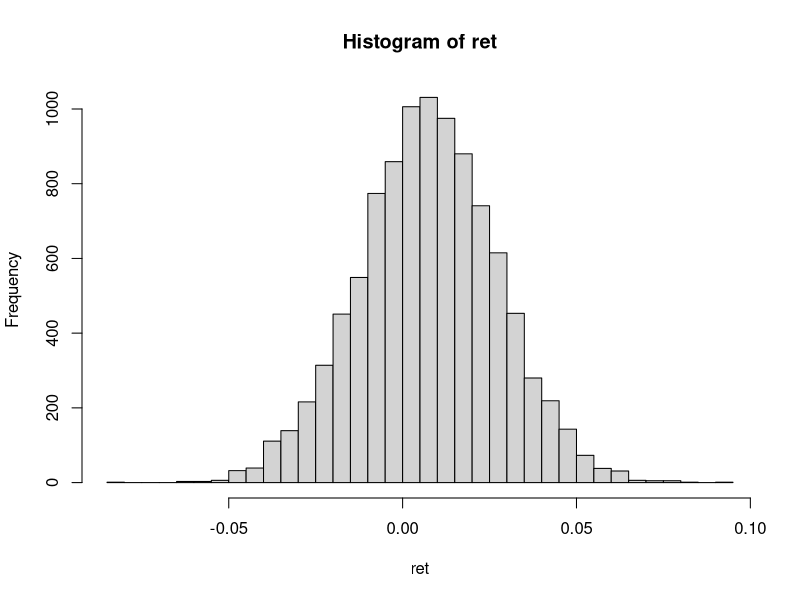

Source code (R):
## ---- chunk 1
M <- 10000
ret <- rnorm(M, mean=0.007, sd=0.02)
hist(ret, breaks=50)
## ---- chunk 2
var <- quantile(ret, c(0.01, 0.05, 0.10))
var
## ---- chunk 3
# Your code here
## ---- chunk 4
# Your code here
